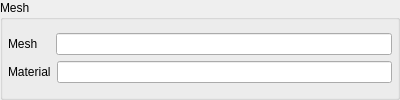
<?xml version="1.0" encoding="UTF-8"?>
<ui version="4.0">
 <class>MeshWidget</class>
 <widget class="QWidget" name="MeshWidget">
  <property name="geometry">
   <rect>
    <x>0</x>
    <y>0</y>
    <width>400</width>
    <height>100</height>
   </rect>
  </property>
  <property name="maximumSize">
   <size>
    <width>16777215</width>
    <height>100</height>
   </size>
  </property>
  <property name="windowTitle">
   <string>Form</string>
  </property>
  <property name="styleSheet">
   <string notr="true">QToolTip {
    border: 1px solid #76797C;
    background-color: #5A7566;
    color: white;
    padding: 0px;                /*remove padding, for fix combobox tooltip.*/
    opacity: 200;
}

QWidget {
    color: #eff0f1;
    background-color: #31363b;
    selection-background-color: #3daee9;
    selection-color: #eff0f1;
    background-clip: border;
    border-image: none;
    border: 0px transparent black;
    outline: 0;
}

QWidget:item:hover {
    background-color: #18465d;
    color: #eff0f1;
}

QWidget:item:selected {
    background-color: #18465d;
}

QCheckBox {
    spacing: 5px;
    outline: none;
    color: #eff0f1;
    margin-bottom: 2px;
}

QCheckBox:disabled {
    color: #76797C;
}

QCheckBox::indicator,
QGroupBox::indicator {
    width: 18px;
    height: 18px;
}

QGroupBox::indicator {
    margin-left: 2px;
}

QCheckBox::indicator:unchecked,
QGroupBox::indicator:unchecked {
    image: url(:/qss_icons/rc/checkbox_unchecked.png);
}

QCheckBox::indicator:unchecked:hover,
QCheckBox::indicator:unchecked:focus,
QCheckBox::indicator:unchecked:pressed,
QGroupBox::indicator:unchecked:hover,
QGroupBox::indicator:unchecked:focus,
QGroupBox::indicator:unchecked:pressed {
    border: none;
    image: url(:/qss_icons/rc/checkbox_unchecked_focus.png);
}

QCheckBox::indicator:checked,
QGroupBox::indicator:checked {
    image: url(:/qss_icons/rc/checkbox_checked.png);
}

QCheckBox::indicator:checked:hover,
QCheckBox::indicator:checked:focus,
QCheckBox::indicator:checked:pressed,
QGroupBox::indicator:checked:hover,
QGroupBox::indicator:checked:focus,
QGroupBox::indicator:checked:pressed {
    border: none;
    image: url(:/qss_icons/rc/checkbox_checked_focus.png);
}

QCheckBox::indicator:indeterminate {
    image: url(:/qss_icons/rc/checkbox_indeterminate.png);
}

QCheckBox::indicator:indeterminate:focus,
QCheckBox::indicator:indeterminate:hover,
QCheckBox::indicator:indeterminate:pressed {
    image: url(:/qss_icons/rc/checkbox_indeterminate_focus.png);
}

QCheckBox::indicator:checked:disabled,
QGroupBox::indicator:checked:disabled {
    image: url(:/qss_icons/rc/checkbox_checked_disabled.png);
}

QCheckBox::indicator:unchecked:disabled,
QGroupBox::indicator:unchecked:disabled {
    image: url(:/qss_icons/rc/checkbox_unchecked_disabled.png);
}

QRadioButton {
    spacing: 5px;
    outline: none;
    color: #eff0f1;
    margin-bottom: 2px;
}

QRadioButton:disabled {
    color: #76797C;
}

QRadioButton::indicator {
    width: 21px;
    height: 21px;
}

QRadioButton::indicator:unchecked {
    image: url(:/qss_icons/rc/radio_unchecked.png);
}

QRadioButton::indicator:unchecked:hover,
QRadioButton::indicator:unchecked:focus,
QRadioButton::indicator:unchecked:pressed {
    border: none;
    outline: none;
    image: url(:/qss_icons/rc/radio_unchecked_focus.png);
}

QRadioButton::indicator:checked {
    border: none;
    outline: none;
    image: url(:/qss_icons/rc/radio_checked.png);
}

QRadioButton::indicator:checked:hover,
QRadioButton::indicator:checked:focus,
QRadioButton::indicator:checked:pressed {
    border: none;
    outline: none;
    image: url(:/qss_icons/rc/radio_checked_focus.png);
}

QRadioButton::indicator:checked:disabled {
    outline: none;
    image: url(:/qss_icons/rc/radio_checked_disabled.png);
}

QRadioButton::indicator:unchecked:disabled {
    image: url(:/qss_icons/rc/radio_unchecked_disabled.png);
}

QMenuBar {
    background-color: #31363b;
    color: #eff0f1;
}

QMenuBar::item {
    background: transparent;
}

QMenuBar::item:selected {
    background: transparent;
    border: 1px solid #76797C;
}

QMenuBar::item:pressed {
    border: 1px solid #76797C;
    background-color: #3daee9;
    color: #eff0f1;
    margin-bottom: -1px;
    padding-bottom: 1px;
}

QMenu {
    border: 1px solid #76797C;
    color: #eff0f1;
    margin: 2px;
}

QMenu::icon {
    margin: 5px;
}

QMenu::item {
    padding: 5px 30px 5px 30px;
    border: 1px solid transparent;
    /* reserve space for selection border */
}

QMenu::item:selected {
    color: #eff0f1;
}

QMenu::separator {
    height: 2px;
    background: lightblue;
    margin-left: 10px;
    margin-right: 5px;
}

QMenu::indicator {
    width: 18px;
    height: 18px;
}


/* non-exclusive indicator = check box style indicator
   (see QActionGroup::setExclusive) */

QMenu::indicator:non-exclusive:unchecked {
    image: url(:/qss_icons/rc/checkbox_unchecked.png);
}

QMenu::indicator:non-exclusive:unchecked:selected {
    image: url(:/qss_icons/rc/checkbox_unchecked_disabled.png);
}

QMenu::indicator:non-exclusive:checked {
    image: url(:/qss_icons/rc/checkbox_checked.png);
}

QMenu::indicator:non-exclusive:checked:selected {
    image: url(:/qss_icons/rc/checkbox_checked_disabled.png);
}


/* exclusive indicator = radio button style indicator (see QActionGroup::setExclusive) */

QMenu::indicator:exclusive:unchecked {
    image: url(:/qss_icons/rc/radio_unchecked.png);
}

QMenu::indicator:exclusive:unchecked:selected {
    image: url(:/qss_icons/rc/radio_unchecked_disabled.png);
}

QMenu::indicator:exclusive:checked {
    image: url(:/qss_icons/rc/radio_checked.png);
}

QMenu::indicator:exclusive:checked:selected {
    image: url(:/qss_icons/rc/radio_checked_disabled.png);
}

QMenu::right-arrow {
    margin: 5px;
    image: url(:/qss_icons/rc/right_arrow.png)
}

QWidget:disabled {
    color: #454545;
    background-color: #31363b;
}

QAbstractItemView {
    alternate-background-color: #31363b;
    color: #eff0f1;
    border: 1px solid #3A3939;
    border-radius: 2px;
}

QWidget:focus,
QMenuBar:focus {
    border: 1px solid #3daee9;
}

QTabWidget:focus,
QCheckBox:focus,
QRadioButton:focus,
QSlider:focus {
    border: none;
}

QLineEdit {
    background-color: #232629;
    padding: 5px;
    border-style: solid;
    border: 1px solid #76797C;
    border-radius: 2px;
    color: #eff0f1;
}

QAbstractItemView QLineEdit {
    padding: 0;
}

QGroupBox {
    border: 1px solid #76797C;
    border-radius: 2px;
    margin-top: 20px;
}

QGroupBox::title {
    subcontrol-origin: margin;
    subcontrol-position: top center;
    padding-left: 10px;
    padding-right: 10px;
    padding-top: 10px;
}

QAbstractScrollArea {
    border-radius: 2px;
    border: 1px solid #76797C;
    background-color: transparent;
}

QScrollBar:horizontal {
    height: 15px;
    margin: 3px 15px 3px 15px;
    border: 1px transparent #2A2929;
    border-radius: 4px;
    background-color: #2A2929;
}

QScrollBar::handle:horizontal {
    background-color: #605F5F;
    min-width: 5px;
    border-radius: 4px;
}

QScrollBar::add-line:horizontal {
    margin: 0px 3px 0px 3px;
    border-image: url(:/qss_icons/rc/right_arrow_disabled.png);
    width: 10px;
    height: 10px;
    subcontrol-position: right;
    subcontrol-origin: margin;
}

QScrollBar::sub-line:horizontal {
    margin: 0px 3px 0px 3px;
    border-image: url(:/qss_icons/rc/left_arrow_disabled.png);
    height: 10px;
    width: 10px;
    subcontrol-position: left;
    subcontrol-origin: margin;
}

QScrollBar::add-line:horizontal:hover,
QScrollBar::add-line:horizontal:on {
    border-image: url(:/qss_icons/rc/right_arrow.png);
    height: 10px;
    width: 10px;
    subcontrol-position: right;
    subcontrol-origin: margin;
}

QScrollBar::sub-line:horizontal:hover,
QScrollBar::sub-line:horizontal:on {
    border-image: url(:/qss_icons/rc/left_arrow.png);
    height: 10px;
    width: 10px;
    subcontrol-position: left;
    subcontrol-origin: margin;
}

QScrollBar::up-arrow:horizontal,
QScrollBar::down-arrow:horizontal {
    background: none;
}

QScrollBar::add-page:horizontal,
QScrollBar::sub-page:horizontal {
    background: none;
}

QScrollBar:vertical {
    background-color: #2A2929;
    width: 15px;
    margin: 15px 3px 15px 3px;
    border: 1px transparent #2A2929;
    border-radius: 4px;
}

QScrollBar::handle:vertical {
    background-color: #605F5F;
    min-height: 5px;
    border-radius: 4px;
}

QScrollBar::sub-line:vertical {
    margin: 3px 0px 3px 0px;
    border-image: url(:/qss_icons/rc/up_arrow_disabled.png);
    height: 10px;
    width: 10px;
    subcontrol-position: top;
    subcontrol-origin: margin;
}

QScrollBar::add-line:vertical {
    margin: 3px 0px 3px 0px;
    border-image: url(:/qss_icons/rc/down_arrow_disabled.png);
    height: 10px;
    width: 10px;
    subcontrol-position: bottom;
    subcontrol-origin: margin;
}

QScrollBar::sub-line:vertical:hover,
QScrollBar::sub-line:vertical:on {
    border-image: url(:/qss_icons/rc/up_arrow.png);
    height: 10px;
    width: 10px;
    subcontrol-position: top;
    subcontrol-origin: margin;
}

QScrollBar::add-line:vertical:hover,
QScrollBar::add-line:vertical:on {
    border-image: url(:/qss_icons/rc/down_arrow.png);
    height: 10px;
    width: 10px;
    subcontrol-position: bottom;
    subcontrol-origin: margin;
}

QScrollBar::up-arrow:vertical,
QScrollBar::down-arrow:vertical {
    background: none;
}

QScrollBar::add-page:vertical,
QScrollBar::sub-page:vertical {
    background: none;
}

QTextEdit {
    background-color: #232629;
    color: #eff0f1;
    border: 1px solid #76797C;
}

QPlainTextEdit {
    background-color: #232629;
    ;
    color: #eff0f1;
    border-radius: 2px;
    border: 1px solid #76797C;
}

QHeaderView::section {
    background-color: #76797C;
    color: #eff0f1;
    padding: 5px;
    border: 1px solid #76797C;
}

QSizeGrip {
    image: url(:/qss_icons/rc/sizegrip.png);
    width: 12px;
    height: 12px;
}

QMainWindow::separator {
    background-color: #31363b;
    color: white;
    padding-left: 4px;
    spacing: 2px;
    border: 1px dashed #76797C;
}

QMainWindow::separator:hover {
    background-color: #787876;
    color: white;
    padding-left: 4px;
    border: 1px solid #76797C;
    spacing: 2px;
}

QMenu::separator {
    height: 1px;
    background-color: #76797C;
    color: white;
    padding-left: 4px;
    margin-left: 10px;
    margin-right: 5px;
}

QFrame {
    border-radius: 2px;
    border: 1px solid #76797C;
}

QFrame[frameShape=&quot;0&quot;] {
    border-radius: 2px;
    border: 1px transparent #76797C;
}

QStackedWidget {
    border: 1px transparent black;
}

QToolBar {
    border: 1px transparent #393838;
    background: 1px solid #31363b;
    font-weight: bold;
}

QToolBar::handle:horizontal {
    image: url(:/qss_icons/rc/Hmovetoolbar.png);
}

QToolBar::handle:vertical {
    image: url(:/qss_icons/rc/Vmovetoolbar.png);
}

QToolBar::separator:horizontal {
    image: url(:/qss_icons/rc/Hsepartoolbar.png);
}

QToolBar::separator:vertical {
    image: url(:/qss_icons/rc/Vsepartoolbar.png);
}

QToolButton#qt_toolbar_ext_button {
    background: #58595a
}

QPushButton {
    color: #eff0f1;
    background-color: #31363b;
    border-width: 1px;
    border-color: #76797C;
    border-style: solid;
    padding: 5px;
    border-radius: 2px;
    outline: none;
}

QPushButton:disabled {
    background-color: #31363b;
    border-width: 1px;
    border-color: #454545;
    border-style: solid;
    padding-top: 5px;
    padding-bottom: 5px;
    padding-left: 10px;
    padding-right: 10px;
    border-radius: 2px;
    color: #454545;
}

QPushButton:focus {
    background-color: #3daee9;
    color: white;
}

QPushButton:pressed {
    background-color: #3daee9;
    padding-top: -15px;
    padding-bottom: -17px;
}

QComboBox {
    selection-background-color: #3daee9;
    border-style: solid;
    border: 1px solid #76797C;
    border-radius: 2px;
    padding: 5px;
    min-width: 75px;
}

QPushButton:checked {
    background-color: #76797C;
    border-color: #6A6969;
}

QComboBox:hover,
QPushButton:hover,
QAbstractSpinBox:hover,
QLineEdit:hover,
QTextEdit:hover,
QPlainTextEdit:hover,
QAbstractView:hover,
QTreeView:hover {
    border: 1px solid #3daee9;
    color: #eff0f1;
}

QComboBox:on {
    padding-top: 3px;
    padding-left: 4px;
    selection-background-color: #4a4a4a;
}

QComboBox QAbstractItemView {
    background-color: #232629;
    border-radius: 2px;
    border: 1px solid #76797C;
    selection-background-color: #18465d;
}

QComboBox::drop-down {
    subcontrol-origin: padding;
    subcontrol-position: top right;
    width: 15px;
    border-left-width: 0px;
    border-left-color: darkgray;
    border-left-style: solid;
    border-top-right-radius: 3px;
    border-bottom-right-radius: 3px;
}

QComboBox::down-arrow {
    image: url(:/qss_icons/rc/down_arrow_disabled.png);
}

QComboBox::down-arrow:on,
QComboBox::down-arrow:hover,
QComboBox::down-arrow:focus {
    image: url(:/qss_icons/rc/down_arrow.png);
}

QAbstractSpinBox {
    padding: 5px;
    border: 1px solid #76797C;
    background-color: #232629;
    color: #eff0f1;
    border-radius: 2px;
    min-width: 75px;
}

QAbstractSpinBox:up-button {
    background-color: transparent;
    subcontrol-origin: border;
    subcontrol-position: top right;
}

QAbstractSpinBox:down-button {
    background-color: transparent;
    subcontrol-origin: border;
    subcontrol-position: bottom right;
}

QAbstractSpinBox::up-arrow,
QAbstractSpinBox::up-arrow:disabled,
QAbstractSpinBox::up-arrow:off {
    image: url(:/qss_icons/rc/up_arrow_disabled.png);
    width: 10px;
    height: 10px;
}

QAbstractSpinBox::up-arrow:hover {
    image: url(:/qss_icons/rc/up_arrow.png);
}

QAbstractSpinBox::down-arrow,
QAbstractSpinBox::down-arrow:disabled,
QAbstractSpinBox::down-arrow:off {
    image: url(:/qss_icons/rc/down_arrow_disabled.png);
    width: 10px;
    height: 10px;
}

QAbstractSpinBox::down-arrow:hover {
    image: url(:/qss_icons/rc/down_arrow.png);
}

QLabel {
    border: 0px solid black;
}

QTabWidget {
    border: 0px transparent black;
}

QTabWidget::pane {
    border: 1px solid #76797C;
    padding: 5px;
    margin: 0px;
}

QTabWidget::tab-bar {
    /* left: 5px; move to the right by 5px */
}

QTabBar {
    qproperty-drawBase: 0;
    border-radius: 3px;
}

QTabBar:focus {
    border: 0px transparent black;
}

QTabBar::close-button {
    image: url(:/qss_icons/rc/close.png);
    background: transparent;
}

QTabBar::close-button:hover {
    image: url(:/qss_icons/rc/close-hover.png);
    background: transparent;
}

QTabBar::close-button:pressed {
    image: url(:/qss_icons/rc/close-pressed.png);
    background: transparent;
}


/* TOP TABS */

QTabBar::tab:top {
    color: #eff0f1;
    border: 1px solid #76797C;
    border-bottom: 1px transparent black;
    background-color: #31363b;
    padding: 5px;
    min-width: 50px;
    border-top-left-radius: 2px;
    border-top-right-radius: 2px;
}

QTabBar::tab:top:selected {
    color: #eff0f1;
    background-color: #54575B;
    border: 1px solid #76797C;
    border-bottom: 2px solid #3daee9;
    border-top-left-radius: 2px;
    border-top-right-radius: 2px;
}

QTabBar::tab:top:!selected:hover {
    background-color: #3daee9;
}


/* BOTTOM TABS */

QTabBar::tab:bottom {
    color: #eff0f1;
    border: 1px solid #76797C;
    border-top: 1px transparent black;
    background-color: #31363b;
    padding: 5px;
    border-bottom-left-radius: 2px;
    border-bottom-right-radius: 2px;
    min-width: 50px;
}

QTabBar::tab:bottom:selected {
    color: #eff0f1;
    background-color: #54575B;
    border: 1px solid #76797C;
    border-top: 2px solid #3daee9;
    border-bottom-left-radius: 2px;
    border-bottom-right-radius: 2px;
}

QTabBar::tab:bottom:!selected:hover {
    background-color: #3daee9;
}


/* LEFT TABS */

QTabBar::tab:left {
    color: #eff0f1;
    border: 1px solid #76797C;
    border-left: 1px transparent black;
    background-color: #31363b;
    padding: 5px;
    border-top-right-radius: 2px;
    border-bottom-right-radius: 2px;
    min-height: 50px;
}

QTabBar::tab:left:selected {
    color: #eff0f1;
    background-color: #54575B;
    border: 1px solid #76797C;
    border-left: 2px solid #3daee9;
    border-top-right-radius: 2px;
    border-bottom-right-radius: 2px;
}

QTabBar::tab:left:!selected:hover {
    background-color: #3daee9;
}


/* RIGHT TABS */

QTabBar::tab:right {
    color: #eff0f1;
    border: 1px solid #76797C;
    border-right: 1px transparent black;
    background-color: #31363b;
    padding: 5px;
    border-top-left-radius: 2px;
    border-bottom-left-radius: 2px;
    min-height: 50px;
}

QTabBar::tab:right:selected {
    color: #eff0f1;
    background-color: #54575B;
    border: 1px solid #76797C;
    border-right: 2px solid #3daee9;
    border-top-left-radius: 2px;
    border-bottom-left-radius: 2px;
}

QTabBar::tab:right:!selected:hover {
    background-color: #3daee9;
}

QTabBar QToolButton::right-arrow:enabled {
    image: url(:/qss_icons/rc/right_arrow.png);
}

QTabBar QToolButton::left-arrow:enabled {
    image: url(:/qss_icons/rc/left_arrow.png);
}

QTabBar QToolButton::right-arrow:disabled {
    image: url(:/qss_icons/rc/right_arrow_disabled.png);
}

QTabBar QToolButton::left-arrow:disabled {
    image: url(:/qss_icons/rc/left_arrow_disabled.png);
}

QDockWidget {
    background: #31363b;
    border: 1px solid #403F3F;
    titlebar-close-icon: url(:/qss_icons/rc/close.png);
    titlebar-normal-icon: url(:/qss_icons/rc/undock.png);
}

QDockWidget::close-button,
QDockWidget::float-button {
    border: 1px solid transparent;
    border-radius: 2px;
    background: transparent;
}

QDockWidget::close-button:hover,
QDockWidget::float-button:hover {
    background: rgba(255, 255, 255, 10);
}

QDockWidget::close-button:pressed,
QDockWidget::float-button:pressed {
    padding: 1px -1px -1px 1px;
    background: rgba(255, 255, 255, 10);
}

QTreeView,
QListView {
    border: 1px solid #76797C;
    background-color: #232629;
}

QTreeView:branch:selected,
QTreeView:branch:hover {
    background: url(:/qss_icons/rc/transparent.png);
}

QTreeView::branch:has-siblings:!adjoins-item {
    border-image: url(:/qss_icons/rc/transparent.png);
}

QTreeView::branch:has-siblings:adjoins-item {
    border-image: url(:/qss_icons/rc/transparent.png);
}

QTreeView::branch:!has-children:!has-siblings:adjoins-item {
    border-image: url(:/qss_icons/rc/transparent.png);
}

QTreeView::branch:has-children:!has-siblings:closed,
QTreeView::branch:closed:has-children:has-siblings {
    image: url(:/qss_icons/rc/branch_closed.png);
}

QTreeView::branch:open:has-children:!has-siblings,
QTreeView::branch:open:has-children:has-siblings {
    image: url(:/qss_icons/rc/branch_open.png);
}

QTreeView::branch:has-children:!has-siblings:closed:hover,
QTreeView::branch:closed:has-children:has-siblings:hover {
    image: url(:/qss_icons/rc/branch_closed-on.png);
}

QTreeView::branch:open:has-children:!has-siblings:hover,
QTreeView::branch:open:has-children:has-siblings:hover {
    image: url(:/qss_icons/rc/branch_open-on.png);
}

QListView::item:!selected:hover,
QTreeView::item:!selected:hover {
    background: #18465d;
    outline: 0;
    color: #eff0f1
}

QListView::item:selected:hover,
QTreeView::item:selected:hover {
    background: #287399;
    color: #eff0f1;
}

QTreeView::indicator:checked,
QListView::indicator:checked {
    image: url(:/qss_icons/rc/checkbox_checked.png);
}

QTreeView::indicator:unchecked,
QListView::indicator:unchecked {
    image: url(:/qss_icons/rc/checkbox_unchecked.png);
}

QTreeView::indicator:checked:hover,
QTreeView::indicator:checked:focus,
QTreeView::indicator:checked:pressed,
QListView::indicator:checked:hover,
QListView::indicator:checked:focus,
QListView::indicator:checked:pressed {
    image: url(:/qss_icons/rc/checkbox_checked_focus.png);
}

QTreeView::indicator:unchecked:hover,
QTreeView::indicator:unchecked:focus,
QTreeView::indicator:unchecked:pressed,
QListView::indicator:unchecked:hover,
QListView::indicator:unchecked:focus,
QListView::indicator:unchecked:pressed {
    image: url(:/qss_icons/rc/checkbox_unchecked_focus.png);
}

QSlider::groove:horizontal {
    border: 1px solid #565a5e;
    height: 4px;
    background: #565a5e;
    margin: 0px;
    border-radius: 2px;
}

QSlider::handle:horizontal {
    background: #232629;
    border: 1px solid #565a5e;
    width: 16px;
    height: 16px;
    margin: -8px 0;
    border-radius: 9px;
}

QSlider::groove:vertical {
    border: 1px solid #565a5e;
    width: 4px;
    background: #565a5e;
    margin: 0px;
    border-radius: 3px;
}

QSlider::handle:vertical {
    background: #232629;
    border: 1px solid #565a5e;
    width: 16px;
    height: 16px;
    margin: 0 -8px;
    border-radius: 9px;
}

QToolButton {
    background-color: transparent;
    border: 1px transparent #76797C;
    border-radius: 2px;
    margin: 3px;
    padding: 5px;
}

QToolButton[popupMode=&quot;1&quot;] {
    /* only for MenuButtonPopup */
    padding-right: 20px;
    /* make way for the popup button */
    border: 1px #76797C;
    border-radius: 5px;
}

QToolButton[popupMode=&quot;2&quot;] {
    /* only for InstantPopup */
    padding-right: 10px;
    /* make way for the popup button */
    border: 1px #76797C;
}

QToolButton:hover,
QToolButton::menu-button:hover {
    background-color: transparent;
    border: 1px solid #3daee9;
    padding: 5px;
}

QToolButton:checked,
QToolButton:pressed,
QToolButton::menu-button:pressed {
    background-color: #3daee9;
    border: 1px solid #3daee9;
    padding: 5px;
}


/* the subcontrol below is used only in the InstantPopup or DelayedPopup mode */

QToolButton::menu-indicator {
    image: url(:/qss_icons/rc/down_arrow.png);
    top: -7px;
    left: -2px;
    /* shift it a bit */
}


/* the subcontrols below are used only in the MenuButtonPopup mode */

QToolButton::menu-button {
    border: 1px transparent #76797C;
    border-top-right-radius: 6px;
    border-bottom-right-radius: 6px;
    /* 16px width + 4px for border = 20px allocated above */
    width: 16px;
    outline: none;
}

QToolButton::menu-arrow {
    image: url(:/qss_icons/rc/down_arrow.png);
}

QToolButton::menu-arrow:open {
    border: 1px solid #76797C;
}

QPushButton::menu-indicator {
    subcontrol-origin: padding;
    subcontrol-position: bottom right;
    left: 8px;
}

QTableView {
    border: 1px solid #76797C;
    gridline-color: #31363b;
    background-color: #232629;
}

QTableView,
QHeaderView {
    border-radius: 0px;
}

QTableView::item:pressed,
QListView::item:pressed,
QTreeView::item:pressed {
    background: #18465d;
    color: #eff0f1;
}

QTableView::item:selected:active,
QTreeView::item:selected:active,
QListView::item:selected:active {
    background: #287399;
    color: #eff0f1;
}

QHeaderView {
    background-color: #31363b;
    border: 1px transparent;
    border-radius: 0px;
    margin: 0px;
    padding: 0px;
}

QHeaderView::section {
    background-color: #31363b;
    color: #eff0f1;
    padding: 5px;
    border: 1px solid #76797C;
    border-radius: 0px;
    text-align: center;
}

QHeaderView::section::vertical::first,
QHeaderView::section::vertical::only-one {
    border-top: 1px solid #76797C;
}

QHeaderView::section::vertical {
    border-top: transparent;
}

QHeaderView::section::horizontal::first,
QHeaderView::section::horizontal::only-one {
    border-left: 1px solid #76797C;
}

QHeaderView::section::horizontal {
    border-left: transparent;
}

QHeaderView::section:checked {
    color: white;
    background-color: #334e5e;
}


/* style the sort indicator */

QHeaderView::down-arrow {
    image: url(:/qss_icons/rc/down_arrow.png);
}

QHeaderView::up-arrow {
    image: url(:/qss_icons/rc/up_arrow.png);
}

QTableCornerButton::section {
    background-color: #31363b;
    border: 1px transparent #76797C;
    border-radius: 0px;
}

QToolBox {
    padding: 5px;
    border: 1px transparent black;
}

QToolBox::tab {
    color: #eff0f1;
    background-color: #31363b;
    border: 1px solid #76797C;
    border-bottom: 1px transparent #31363b;
    border-top-left-radius: 5px;
    border-top-right-radius: 5px;
}

QToolBox::tab:selected {
    /* italicize selected tabs */
    font: italic;
    background-color: #31363b;
    border-color: #3daee9;
}

QStatusBar::item {
    border: 0px transparent dark;
}

QFrame[height=&quot;3&quot;],
QFrame[width=&quot;3&quot;] {
    background-color: #76797C;
}

QSplitter::handle {
    border: 1px dashed #76797C;
}

QSplitter::handle:hover {
    background-color: #787876;
    border: 1px solid #76797C;
}

QSplitter::handle:horizontal {
    width: 1px;
}

QSplitter::handle:vertical {
    height: 1px;
}

QProgressBar {
    border: 1px solid #76797C;
    border-radius: 5px;
    text-align: center;
}

QProgressBar::chunk {
    background-color: #05B8CC;
}

QDateEdit {
    selection-background-color: #3daee9;
    border-style: solid;
    border: 1px solid #3375A3;
    border-radius: 2px;
    padding: 1px;
    min-width: 75px;
}

QDateEdit:on {
    padding-top: 3px;
    padding-left: 4px;
    selection-background-color: #4a4a4a;
}

QDateEdit QAbstractItemView {
    background-color: #232629;
    border-radius: 2px;
    border: 1px solid #3375A3;
    selection-background-color: #3daee9;
}

QDateEdit::drop-down {
    subcontrol-origin: padding;
    subcontrol-position: top right;
    width: 15px;
    border-left-width: 0px;
    border-left-color: darkgray;
    border-left-style: solid;
    border-top-right-radius: 3px;
    border-bottom-right-radius: 3px;
}

QDateEdit::down-arrow {
    image: url(:/qss_icons/rc/down_arrow_disabled.png);
}

QDateEdit::down-arrow:on,
QDateEdit::down-arrow:hover,
QDateEdit::down-arrow:focus {
    image: url(:/qss_icons/rc/down_arrow.png);
}
</string>
  </property>
  <layout class="QGridLayout" name="gridLayout_2">
   <property name="leftMargin">
    <number>0</number>
   </property>
   <property name="topMargin">
    <number>0</number>
   </property>
   <property name="rightMargin">
    <number>0</number>
   </property>
   <property name="bottomMargin">
    <number>0</number>
   </property>
   <item row="0" column="0">
    <widget class="QGroupBox" name="PadObject">
     <property name="enabled">
      <bool>true</bool>
     </property>
     <property name="sizePolicy">
      <sizepolicy hsizetype="Preferred" vsizetype="Preferred">
       <horstretch>0</horstretch>
       <verstretch>0</verstretch>
      </sizepolicy>
     </property>
     <property name="maximumSize">
      <size>
       <width>16777215</width>
       <height>100</height>
      </size>
     </property>
     <property name="title">
      <string>Mesh</string>
     </property>
     <layout class="QGridLayout" name="gridLayout">
      <property name="leftMargin">
       <number>5</number>
      </property>
      <property name="topMargin">
       <number>5</number>
      </property>
      <property name="rightMargin">
       <number>5</number>
      </property>
      <property name="bottomMargin">
       <number>5</number>
      </property>
      <item row="0" column="0">
       <layout class="QVBoxLayout" name="verticalLayout">
        <item>
         <layout class="QHBoxLayout" name="Mesh">
          <item>
           <widget class="QLabel" name="meshLabel">
            <property name="sizePolicy">
             <sizepolicy hsizetype="Fixed" vsizetype="Fixed">
              <horstretch>0</horstretch>
              <verstretch>0</verstretch>
             </sizepolicy>
            </property>
            <property name="minimumSize">
             <size>
              <width>42</width>
              <height>0</height>
             </size>
            </property>
            <property name="text">
             <string>Mesh</string>
            </property>
           </widget>
          </item>
          <item>
           <widget class="QLineEdit" name="meshEdit">
            <property name="sizePolicy">
             <sizepolicy hsizetype="Preferred" vsizetype="Fixed">
              <horstretch>0</horstretch>
              <verstretch>0</verstretch>
             </sizepolicy>
            </property>
           </widget>
          </item>
         </layout>
        </item>
        <item>
         <layout class="QHBoxLayout" name="Material">
          <item>
           <widget class="QLabel" name="materialLabel">
            <property name="sizePolicy">
             <sizepolicy hsizetype="Fixed" vsizetype="Fixed">
              <horstretch>0</horstretch>
              <verstretch>0</verstretch>
             </sizepolicy>
            </property>
            <property name="minimumSize">
             <size>
              <width>42</width>
              <height>0</height>
             </size>
            </property>
            <property name="text">
             <string>Material</string>
            </property>
           </widget>
          </item>
          <item>
           <widget class="QLineEdit" name="materialEdit">
            <property name="sizePolicy">
             <sizepolicy hsizetype="Preferred" vsizetype="Fixed">
              <horstretch>0</horstretch>
              <verstretch>0</verstretch>
             </sizepolicy>
            </property>
           </widget>
          </item>
         </layout>
        </item>
       </layout>
      </item>
     </layout>
    </widget>
   </item>
  </layout>
 </widget>
 <resources/>
 <connections/>
</ui>
